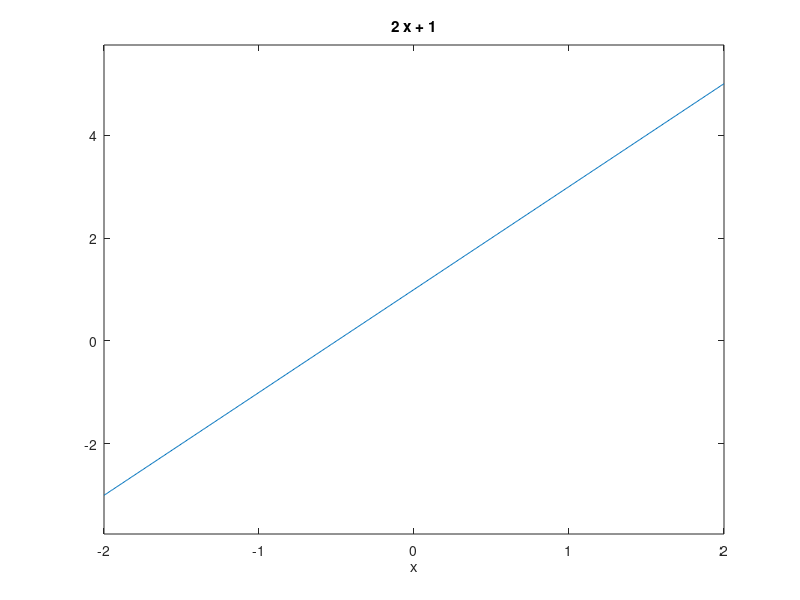

Here is the MATLAB script that generated this plot:
%Octave script
%Title              :Raices algebraicas plinomiales
%Description        :Determinar las raices polinomiales 
%%Authores          :Diego Armando Baes Osorio
%Date               :20211911
%Version            :8
%Usage              :Octave>path/Valor Real 
%                   :Requiere de aplicacion octave, usar su linea de comando

P = [2,1]

roots(P)
ezplot("2*x + 1",[-2,2])